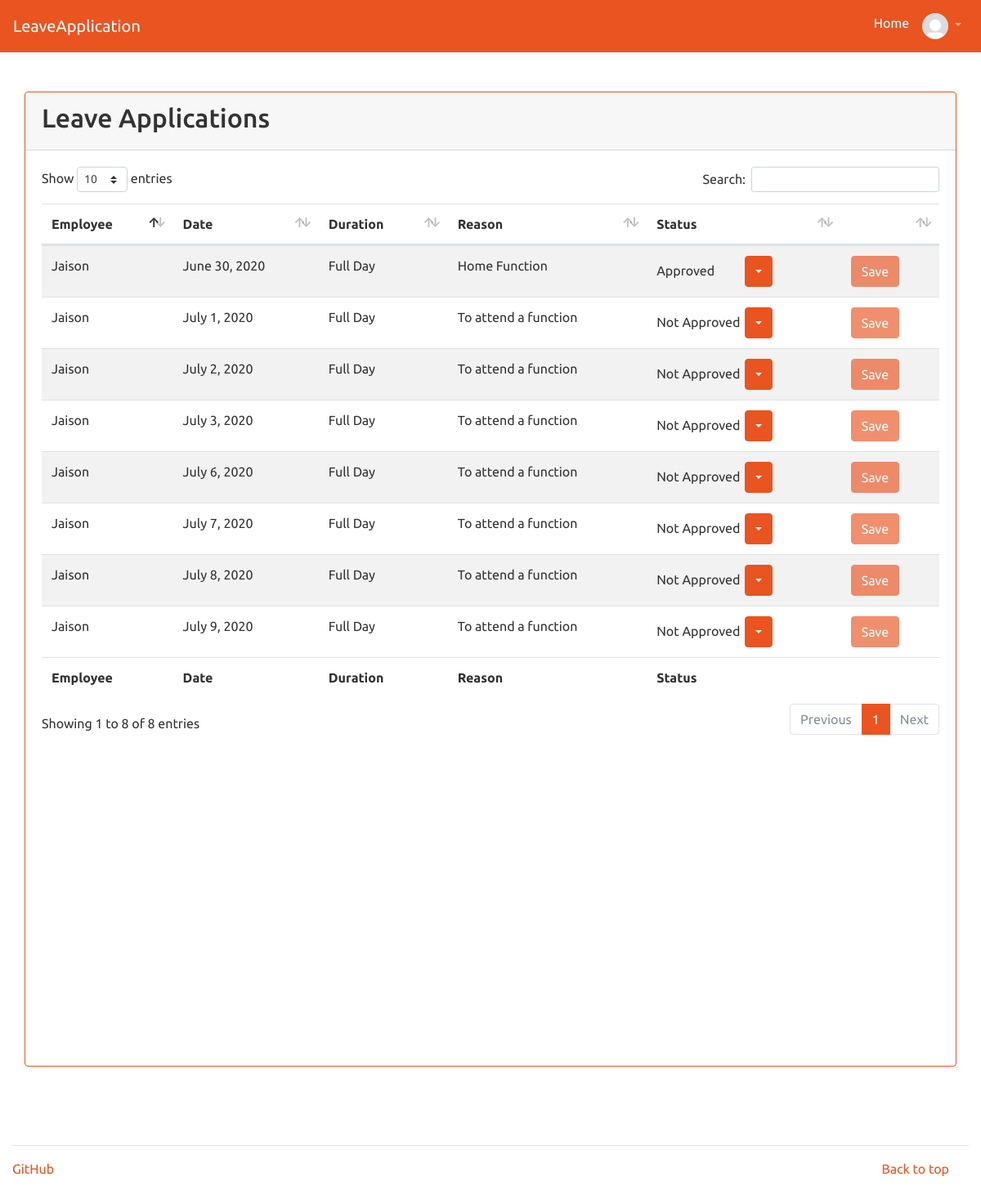
The page /super-admin/ (signed in) on the database its author committed.
### app/models.py (models this page shows, shortened)
class LeaveApplication(models.Model):
	STATUS = [
		("Not Approved", 'Not Approved'),
		("Approved", "Approved"),
	]
	LEAVE_TYPE = [
		("Casual Leave", 'Casual Leave'),
		("Sick Leave", "Sick Leave"),
	]
	DURATION = [
		("FULL Day", 'Full Day'),
		("Half Day", "Half Day"),
	]
	date = models.DateField('Date', null=True, blank=True)
	leave_type = models.CharField(max_length=20, choices=LEAVE_TYPE, default='Casual Leave')
	duration = models.CharField(max_length=20, choices=DURATION, default='Full Day')
	employee = models.ForeignKey(EmployeeDetails, related_name = 'employee', on_delete=models.CASCADE, null=True)
	description = models.CharField(max_length=100, blank=True, null=True)
	status = models.CharField(max_length=20, choices=STATUS, default='Not Approved')

class EmployeeDetails(models.Model):
	name = models.CharField(max_length=100, blank=True, null=True, unique=True)
	no_of_leaves = models.FloatField( default=0)
	no_of_remaining_leaves = models.FloatField( default=18)
	total_no_of_leaves = models.FloatField(default=18)

### app/views.py (the view)
# urls.py: url(r'^super-admin/$', SuperAdmin.as_view(), name='super-admin'),
class SuperAdmin(LoginRequiredMixin, TemplateView):
    login_url = '/login/'
    redirect_field_name = '/super-admin/'
    template_name = 'superadmin.html'
    def get_context_data(self, **kwargs):
        ctx = super(SuperAdmin, self).get_context_data(**kwargs)
        leaves = LeaveApplication.objects.all()
        ctx['username'] = self.request.user
        ctx['leaves'] = leaves
        ctx['rand'] = randint(100, 999)
        return ctx

### templates/superadmin.html (shortened to what this page needs)
{% extends "layout.html" %}
{% load staticfiles %}
{% block content %}
<div class="container-fluid" style="">
   <div class="bs-docs-section">
      <div class="card border-primary mb-3">
         <div class="card-header">
            <h2>Leave Applications</h2>
         </div>
         <div class="card-body">
            <div class="row" style="margin-bottom: 2rem;">
               <div class="col-lg-12">
                  <div class="bs-component" style="overflow: hidden;">
                     <table id="dt-material-checkbox" class="table table-striped" cellspacing="0" width="100%">
                        <thead>
                           <tr>
                              <th class="th-sm">Employee</th>
                              <th class="th-sm">Date</th>
                              <th class="th-sm">Duration</th>
                              <th class="th-sm">Reason</th>
                              <th class="th-sm">Status</th>
                              <th class="th-sm"></th>
                           </tr>
                        </thead>
                        <tbody>
                           {% for leave in leaves %}
                           <tr>
                              <td class="employee">{{leave.employee.name}}</td>
                              <td>{{leave.date}}</td>
                              <td class="duration">{{leave.duration}}</td>
                              <td>{{leave.description}}</td>
                              <td>
                                 <span class="status_value">{{leave.status}}</span>
                                 <div class="btn-group" role="group">
                                    <button type="button" class="btn btn-primary dropdown-toggle btnGroupDrop1" data-toggle="dropdown" aria-haspopup="true" aria-expanded="false" value=""></button>
                                 </div>
                              </td>
                              <td><a href="/save-leave-status/{{leave.id}}" class="btn btn-primary save_status disabled">Save</a>
                              </td>
                           </tr>
                           {% endfor %}
                        </tbody>
                        <tfoot>
                           <tr>
                              <th>Employee</th>
                              <th>Date</th>
                              <th>Duration</th>
                              <th>Reason</th>
                              <th>Status</th>
                              <th></th
                           </tr>
                        </tfoot>
                     </table>
                  </div>
               </div>
            </div>
         </div>
      </div>
   </div>
</div>
</div>
{% endblock %}

### templates/layout.html (shortened to what this page needs)
<!DOCTYPE html>
<html lang="en">
   {% load staticfiles %}
   <head>
      <link href="{% static 'css/bootstrap.css' %}?rand={{rand}}" rel="stylesheet">
      <link href="{% static 'fonts/font-awesome.min.css' %}?rand={{rand}}" rel="stylesheet">
      <link href="{% static 'css/dataTables.bootstrap4.min.css' %}?rand={{rand}}" rel="stylesheet">
      <link href="{% static 'css/gijgo.css' %}?rand={{rand}}" rel="stylesheet">
      <link href="{% static 'css/custom.css' %}?rand={{rand}}" rel="stylesheet">
   </head>
   <body>
      <nav class="navbar navbar-expand-lg navbar-dark bg-primary">
         <a class="navbar-brand" href="#">LeaveApplication</a>
         <div class="collapse navbar-collapse" id="navbarColor01">
            <ul class="navbar-nav ml-auto">
               <li class="nav-item active">
                  <a class="nav-link active" href="#">Home<span class="sr-only">(current)</span></a>
               </li>
               <li class="nav-item dropdown no-arrow" style="float: left;">
                  <a class="nav-link dropdown-toggle" href="#" id="userDropdown" role="button" data-toggle="dropdown" aria-haspopup="true" aria-expanded="false">
                  <img class="img-profile rounded-circle" src='/static/images/admin.jpg' height="30" width="30">
                  </a>
               </li>
            </ul>
         </div>
      </nav>
      <div class="container-fluid">
         {% block content %}
         {% endblock %}
	<footer id="footer">
       <div class="container-fluid">
        <div class="row">
          <div class="col-lg-12">
            <hr>
            <ul class="list-unstyled">
              <li><a href="https://github.com/Jaison30/DjangoWebApplication">GitHub</a></li>
  	      <li class="float-lg-right"><a href="#top">Back to top</a></li>
            </ul>
          </div>
        </div>
        </div>
      </footer>
   </body>
</html>

### static/css/custom.css (style rules this page uses)
.img-profile { height: 2rem; width: 2rem; }
.bs-docs-section { margin-top: 3em; }
.bs-component { position: relative; overflow: auto; }
#footer { margin: 5em 0; }
#footer li { float: left; margin-right: 1.5em; margin-bottom: 1.5em; }
.status_value { width: 104px; display: inline-block; }

### rows shown on the page
LeaveApplication: employee.name "Jaison", date "June 30, 2020", duration "Full Day", description "Home Function", status "Approved"
LeaveApplication: employee.name "Jaison", date "July 1, 2020", duration "Full Day", description "To attend a function", status "Not Approved"
LeaveApplication: employee.name "Jaison", date "July 2, 2020", duration "Full Day", description "To attend a function", status "Not Approved"
LeaveApplication: employee.name "Jaison", date "July 3, 2020", duration "Full Day", description "To attend a function", status "Not Approved"
LeaveApplication: employee.name "Jaison", date "July 6, 2020", duration "Full Day", description "To attend a function", status "Not Approved"
LeaveApplication: employee.name "Jaison", date "July 7, 2020", duration "Full Day", description "To attend a function", status "Not Approved"
LeaveApplication: employee.name "Jaison", date "July 8, 2020", duration "Full Day", description "To attend a function", status "Not Approved"
LeaveApplication: employee.name "Jaison", date "July 9, 2020", duration "Full Day", description "To attend a function", status "Not Approved"
